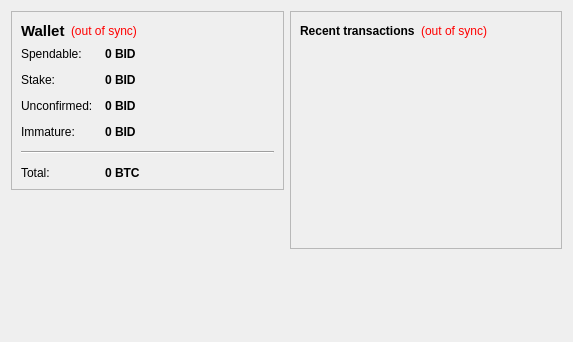
<?xml version="1.0" encoding="UTF-8"?>
<ui version="4.0">
 <class>OverviewPage</class>
 <widget class="QWidget" name="OverviewPage">
  <property name="geometry">
   <rect>
    <x>0</x>
    <y>0</y>
    <width>573</width>
    <height>342</height>
   </rect>
  </property>
  <property name="windowTitle">
   <string>Form</string>
  </property>
  <layout class="QHBoxLayout" name="horizontalLayout" stretch="1,1">
   <item>
    <layout class="QVBoxLayout" name="verticalLayout_2">
     <item>
      <widget class="QFrame" name="frame">
       <property name="frameShape">
        <enum>QFrame::StyledPanel</enum>
       </property>
       <property name="frameShadow">
        <enum>QFrame::Raised</enum>
       </property>
       <layout class="QVBoxLayout" name="verticalLayout_4">
        <item>
         <layout class="QHBoxLayout" name="horizontalLayout_4">
          <item>
           <widget class="QLabel" name="label_5">
            <property name="font">
             <font>
              <pointsize>11</pointsize>
              <weight>75</weight>
              <bold>true</bold>
             </font>
            </property>
            <property name="text">
             <string>Wallet</string>
            </property>
           </widget>
          </item>
          <item>
           <widget class="QLabel" name="labelWalletStatus">
            <property name="toolTip">
             <string>The displayed information may be out of date. Your wallet automatically synchronizes with the BitcoinDiamond network after a connection is established, but this process has not completed yet.</string>
            </property>
            <property name="styleSheet">
             <string notr="true">QLabel { color: red; }</string>
            </property>
            <property name="text">
             <string notr="true">(out of sync)</string>
            </property>
            <property name="alignment">
             <set>Qt::AlignLeading|Qt::AlignLeft|Qt::AlignVCenter</set>
            </property>
           </widget>
          </item>
          <item>
           <spacer name="horizontalSpacer_2">
            <property name="orientation">
             <enum>Qt::Horizontal</enum>
            </property>
            <property name="sizeHint" stdset="0">
             <size>
              <width>40</width>
              <height>20</height>
             </size>
            </property>
           </spacer>
          </item>
         </layout>
        </item>
        <item>
         <layout class="QFormLayout" name="formLayout_2">
          <property name="fieldGrowthPolicy">
           <enum>QFormLayout::AllNonFixedFieldsGrow</enum>
          </property>
          <property name="horizontalSpacing">
           <number>12</number>
          </property>
          <property name="verticalSpacing">
           <number>12</number>
          </property>
          <item row="0" column="0">
           <widget class="QLabel" name="label">
            <property name="text">
             <string>Spendable:</string>
            </property>
           </widget>
          </item>
          <item row="0" column="1">
           <widget class="QLabel" name="labelBalance">
            <property name="font">
             <font>
              <weight>75</weight>
              <bold>true</bold>
             </font>
            </property>
            <property name="cursor">
             <cursorShape>IBeamCursor</cursorShape>
            </property>
            <property name="toolTip">
             <string>Your current spendable balance</string>
            </property>
            <property name="text">
             <string notr="true">0 BID</string>
            </property>
            <property name="textInteractionFlags">
             <set>Qt::LinksAccessibleByMouse|Qt::TextSelectableByKeyboard|Qt::TextSelectableByMouse</set>
            </property>
           </widget>
          </item>
          <item row="1" column="0">
           <widget class="QLabel" name="label_6">
            <property name="text">
             <string>Stake:</string>
            </property>
           </widget>
          </item>
          <item row="1" column="1">
           <widget class="QLabel" name="labelStake">
            <property name="font">
             <font>
              <weight>75</weight>
              <bold>true</bold>
             </font>
            </property>
            <property name="cursor">
             <cursorShape>IBeamCursor</cursorShape>
            </property>
            <property name="toolTip">
             <string>Total of coins that was staked, and do not yet count toward the current balance</string>
            </property>
            <property name="text">
             <string notr="true">0 BID</string>
            </property>
            <property name="textInteractionFlags">
             <set>Qt::LinksAccessibleByMouse|Qt::TextSelectableByKeyboard|Qt::TextSelectableByMouse</set>
            </property>
           </widget>
          </item>
          <item row="2" column="0">
           <widget class="QLabel" name="label_3">
            <property name="text">
             <string>Unconfirmed:</string>
            </property>
           </widget>
          </item>
          <item row="2" column="1">
           <widget class="QLabel" name="labelUnconfirmed">
            <property name="font">
             <font>
              <weight>75</weight>
              <bold>true</bold>
             </font>
            </property>
            <property name="cursor">
             <cursorShape>IBeamCursor</cursorShape>
            </property>
            <property name="toolTip">
             <string>Total of transactions that have yet to be confirmed, and do not yet count toward the current balance</string>
            </property>
            <property name="text">
             <string notr="true">0 BID</string>
            </property>
            <property name="textInteractionFlags">
             <set>Qt::LinksAccessibleByMouse|Qt::TextSelectableByKeyboard|Qt::TextSelectableByMouse</set>
            </property>
           </widget>
          </item>
          <item row="3" column="0">
           <widget class="QLabel" name="labelImmatureText">
            <property name="text">
             <string>Immature:</string>
            </property>
           </widget>
          </item>
          <item row="3" column="1">
           <widget class="QLabel" name="labelImmature">
            <property name="font">
             <font>
              <weight>75</weight>
              <bold>true</bold>
             </font>
            </property>
            <property name="toolTip">
             <string>Mined balance that has not yet matured</string>
            </property>
            <property name="text">
             <string notr="true">0 BID</string>
            </property>
            <property name="textInteractionFlags">
             <set>Qt::LinksAccessibleByMouse|Qt::TextSelectableByKeyboard|Qt::TextSelectableByMouse</set>
            </property>
           </widget>
          </item>
          <item row="4" column="0" colspan="2">
           <widget class="Line" name="line">
            <property name="orientation">
             <enum>Qt::Horizontal</enum>
            </property>
           </widget>
          </item>
          <item row="5" column="0">
           <widget class="QLabel" name="labelTotalText">
            <property name="text">
             <string>Total:</string>
            </property>
           </widget>
          </item>
          <item row="5" column="1">
           <widget class="QLabel" name="labelTotal">
            <property name="font">
             <font>
              <weight>75</weight>
              <bold>true</bold>
             </font>
            </property>
            <property name="cursor">
             <cursorShape>IBeamCursor</cursorShape>
            </property>
            <property name="toolTip">
             <string>Your current total balance</string>
            </property>
            <property name="text">
             <string notr="true">0 BTC</string>
            </property>
            <property name="textInteractionFlags">
             <set>Qt::LinksAccessibleByMouse|Qt::TextSelectableByKeyboard|Qt::TextSelectableByMouse</set>
            </property>
           </widget>
          </item>
         </layout>
        </item>
       </layout>
      </widget>
     </item>
     <item>
      <spacer name="verticalSpacer">
       <property name="orientation">
        <enum>Qt::Vertical</enum>
       </property>
       <property name="sizeHint" stdset="0">
        <size>
         <width>20</width>
         <height>40</height>
        </size>
       </property>
      </spacer>
     </item>
    </layout>
   </item>
   <item>
    <layout class="QVBoxLayout" name="verticalLayout_3">
     <item>
      <widget class="QFrame" name="frame_2">
       <property name="frameShape">
        <enum>QFrame::StyledPanel</enum>
       </property>
       <property name="frameShadow">
        <enum>QFrame::Raised</enum>
       </property>
       <layout class="QVBoxLayout" name="verticalLayout">
        <item>
         <layout class="QHBoxLayout" name="horizontalLayout_2">
          <item>
           <widget class="QLabel" name="label_4">
            <property name="text">
             <string>&lt;b&gt;Recent transactions&lt;/b&gt;</string>
            </property>
           </widget>
          </item>
          <item>
           <widget class="QLabel" name="labelTransactionsStatus">
            <property name="toolTip">
             <string>The displayed information may be out of date. Your wallet automatically synchronizes with the BitcoinDiamond network after a connection is established, but this process has not completed yet.</string>
            </property>
            <property name="styleSheet">
             <string notr="true">QLabel { color: red; }</string>
            </property>
            <property name="text">
             <string notr="true">(out of sync)</string>
            </property>
            <property name="alignment">
             <set>Qt::AlignRight|Qt::AlignTrailing|Qt::AlignVCenter</set>
            </property>
           </widget>
          </item>
          <item>
           <spacer name="horizontalSpacer">
            <property name="orientation">
             <enum>Qt::Horizontal</enum>
            </property>
            <property name="sizeHint" stdset="0">
             <size>
              <width>40</width>
              <height>20</height>
             </size>
            </property>
           </spacer>
          </item>
         </layout>
        </item>
        <item>
         <widget class="QListView" name="listTransactions">
          <property name="styleSheet">
           <string notr="true">QListView { background: transparent; }</string>
          </property>
          <property name="frameShape">
           <enum>QFrame::NoFrame</enum>
          </property>
          <property name="verticalScrollBarPolicy">
           <enum>Qt::ScrollBarAlwaysOff</enum>
          </property>
          <property name="horizontalScrollBarPolicy">
           <enum>Qt::ScrollBarAlwaysOff</enum>
          </property>
          <property name="selectionMode">
           <enum>QAbstractItemView::NoSelection</enum>
          </property>
         </widget>
        </item>
       </layout>
      </widget>
     </item>
     <item>
      <spacer name="verticalSpacer_2">
       <property name="orientation">
        <enum>Qt::Vertical</enum>
       </property>
       <property name="sizeHint" stdset="0">
        <size>
         <width>20</width>
         <height>40</height>
        </size>
       </property>
      </spacer>
     </item>
    </layout>
   </item>
  </layout>
 </widget>
 <resources/>
 <connections/>
</ui>
